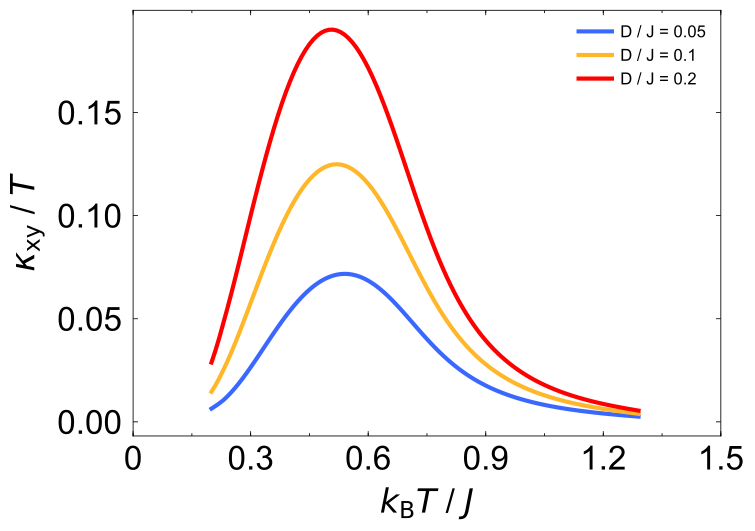

This chart was generated by the following Python code:
# -*- coding: Latin-1 -*-

### Modules ##################################################################
import numpy as np
import scipy as sp
from scipy import interpolate
import matplotlib as mpl
import matplotlib.pyplot as plt
from matplotlib.ticker import AutoMinorLocator, MultipleLocator, FormatStrFormatter
import os
##############################################################################

##############################################################################
### Plotting #################################################################
##############################################################################


mpl.rcdefaults()
mpl.rcParams['font.size'] = 24. # change the size of the font in every figure
mpl.rcParams['font.family'] = 'Arial' # font Arial in every figure
mpl.rcParams['axes.labelsize'] = 24.
mpl.rcParams['xtick.labelsize'] = 24
mpl.rcParams['ytick.labelsize'] = 24
mpl.rcParams['xtick.direction'] = "in"
mpl.rcParams['ytick.direction'] = "in"
mpl.rcParams['xtick.top'] = True
mpl.rcParams['ytick.right'] = True
mpl.rcParams['xtick.major.width'] = 0.6
mpl.rcParams['ytick.major.width'] = 0.6
mpl.rcParams['axes.linewidth'] = 0.6 # thickness of the axes lines
mpl.rcParams['pdf.fonttype'] = 3  # Output Type 3 (Type3) or Type 42 (TrueType), TrueType allows
                                    # editing the text in illustrator


####################################################
## Plot Parameters #################################

fig, axes = plt.subplots(1, 1, figsize = (9.2, 5.6)) # (1,1) means one plot, and figsize is w x h in inch of figure

fig.subplots_adjust(left = 0.18, right = 0.82, bottom = 0.18, top = 0.95) # adjust the box of axes regarding the figure size

# axes.axhline(y=0, ls ="--", c ="k", linewidth=0.6)

#############################################
# fig.text(0.79,0.29, "label", ha = "right")
#############################################

axes.set_xlim(0, 1.5)   # limit for xaxis
# axes.set_ylim(top=0) # leave the ymax auto, but fix ymin
axes.set_xlabel(r"$k_{\rm B}T$ / $J$", labelpad = 8)
axes.set_ylabel(r"$\kappa_{\rm xy}$ / $T$", labelpad = 8)

## Allow to shift the label ticks up or down with set_pad
for tick in axes.xaxis.get_major_ticks():
    tick.set_pad(7)
for tick in axes.yaxis.get_major_ticks():
    tick.set_pad(8)


##############################################################################
### Load and Plot Data #######################################################
##############################################################################

######################################################
data = np.loadtxt("kxy_J_1_D_0p05_B_0p01_mesh_100.dat", dtype = "float", comments = "#")

x = data[:,0]
y = -data[:,1]

color = '#3A68FF'

line = axes.plot(x, y / x, label = r"D / J = 0.05")
plt.setp(line, ls ="-", c = color, lw = 3, marker = "", mfc = color, ms = 7, mec = color, mew= 2)
######################################################

######################################################
data = np.loadtxt("kxy_J_1_D_0p1_B_0p01_mesh_100.dat", dtype = "float", comments = "#")

x = data[:,0]
y = -data[:,1]

color = '#FFB628'

line = axes.plot(x, y / x, label = r"D / J = 0.1")
plt.setp(line, ls ="-", c = color, lw = 3, marker = "", mfc = color, ms = 7, mec = color, mew= 2)
######################################################

######################################################
data = np.loadtxt("kxy_J_1_D_0p2_B_0p01_mesh_100.dat", dtype = "float", comments = "#")

x = data[:,0]
y = -data[:,1]

color = 'r'

line = axes.plot(x, y / x, label = r"D / J = 0.2")
plt.setp(line, ls ="-", c = color, lw = 3, marker = "", mfc = color, ms = 7, mec = color, mew= 2)
######################################################

######################################################
plt.legend(loc = 1, fontsize = 12, frameon = False, numpoints=1, markerscale = 1, handletextpad=0.5)
######################################################


##///Set ticks space and minor ticks space ///#
xtics = 0.3 # space between two ticks
mxtics = xtics / 2.  # space between two minor ticks

majorFormatter = FormatStrFormatter('%g') # put the format of the number of ticks

axes.xaxis.set_major_locator(MultipleLocator(xtics))
axes.xaxis.set_major_formatter(majorFormatter)
axes.xaxis.set_minor_locator(MultipleLocator(mxtics))
# axes.yaxis.set_major_formatter(FormatStrFormatter('%.3f'))

axes.locator_params(axis = 'y', nbins = 6)

######################################################

script_name = os.path.basename(__file__)
figurename = script_name[0:-3] + ".pdf"

plt.show()
fig.savefig(figurename, bbox_inches = "tight")
plt.close()
